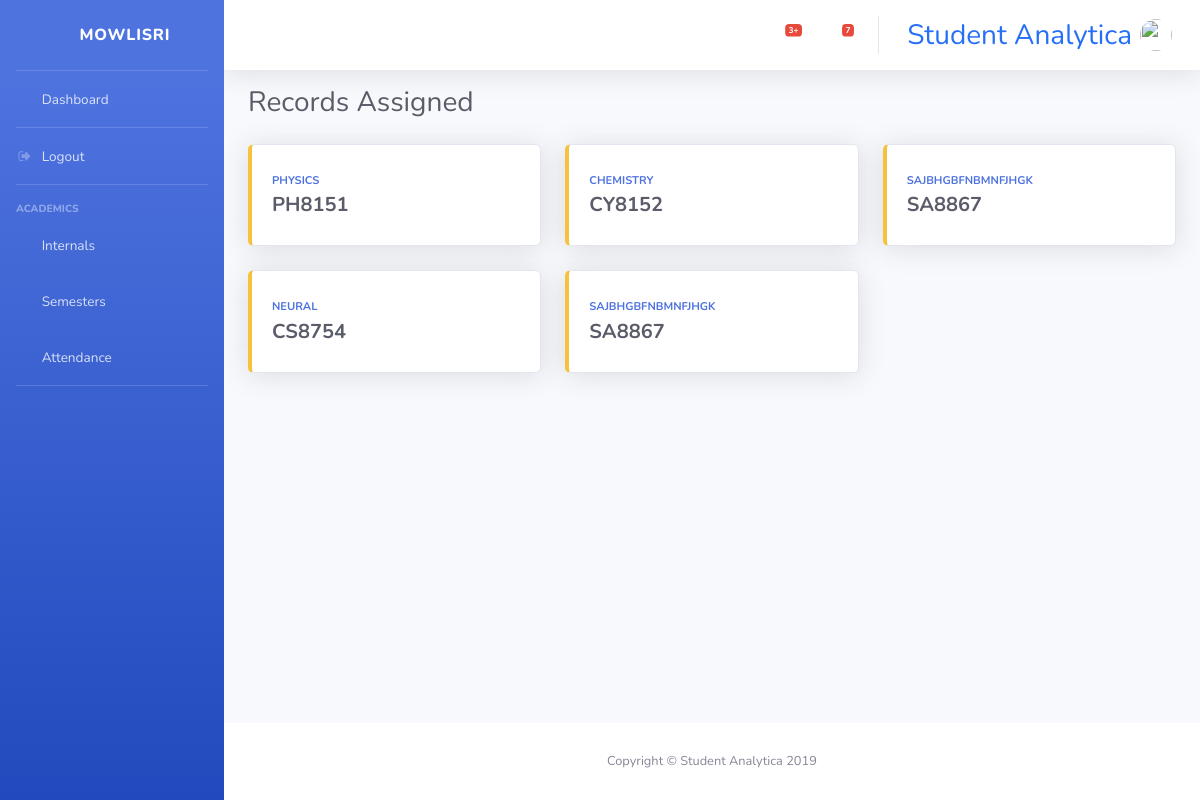
Screenshot of /academics/assigned_class/ (signed in) with the database file from the repository.
### console/models.py (models this page shows, shortened)
class SubjectAssign(models.Model):
    staff = models.ForeignKey(User, on_delete=models.CASCADE)
    subject = models.ForeignKey(Subject, on_delete=models.CASCADE)

class Subject(models.Model):
    CRED = (('1','1'),('2','2'),('3','3'),('4','4'),('5','5'),('6','6'))
    SEM = (('1','1'),('2','2'),('3','3'),('4','4'),('5','5'),('6','6'),('7','7'),('8','8'))
    subname = models.CharField(max_length=100)
    subcode = models.CharField(max_length=7)
    subcred = models.CharField(max_length=1, choices=CRED, default='1')
    sem = models.CharField(max_length=1, choices=SEM, default='1')

### console/views.py (the view)
# urls.py: path('academics/assigned_class/', views.assigned_class, name='assigned_class'),
def assigned_class(request):
    if request.user.is_staff:
        context={
            'classes': SubjectAssign.objects.filter(staff__username=request.user.username)
        }
        return render(request, 'console/academics/assigned_class.html', context)
    else:
        return redirect('internals')

### console/templates/console/academics/assigned_class.html
{% extends "base.html" %}
{% block content %}
<div class="d-sm-flex align-items-center justify-content-between mb-4">
<h1 class="h3 mb-0 text-gray-800">Records Assigned</h1>
</div>
<div class="row">
{% for class in classes %}
<div class="col-xl-4 col-md-6 mb-4">
    <a href="{% url 'internals' %}?subject-query={{class.subject.subcode}}" style="text-decoration: none;">
        <div class="card border-left-warning shadow h-100 py-2">
            <div class="card-body">
                <div class="row no-gutters align-items-center">
                    <div class="col mr-2">
                        <div class="text-xs font-weight-bold text-primary text-uppercase mb-1">{{class.subject.subname}}</div>
                        <div class="h5 mb-0 font-weight-bold text-gray-800">{{class.subject.subcode}}</div>
                    </div>
                    <div class="col-auto">
                        <i class="fas fa-book-reader fa-2x text-gray-300"></i>
                    </div>
                </div>
            </div>
        </div>
    </a>
</div>
{% endfor %}
</div>
{% endblock content %}

### console/templates/base.html (shortened to what this page needs)
{% load staticfiles %}
<!DOCTYPE html>
<html lang="en">
<head>
  <link href="{% static 'vendor/fontawesome-free/css/all.min.css' %}" rel="stylesheet" type="text/css">
  <link rel="stylesheet" href="https://cdnjs.cloudflare.com/ajax/libs/font-awesome/4.7.0/css/font-awesome.min.css">
  <link href="{% static 'css/sb-admin-2.min.css' %}" rel="stylesheet">
</head>
<body id="page-top">
  <div id="wrapper">
    <ul class="navbar-nav bg-gradient-primary sidebar sidebar-dark accordion" id="accordionSidebar">
      <a class="sidebar-brand d-flex align-items-center justify-content-center" href="">
        <div class="sidebar-brand-icon rotate-n-15">
          <i class="fas fa-laugh-wink"></i>
        </div>
        <div class="sidebar-brand-text mx-3">{{user.username}}</div>
      </a>
      <hr class="sidebar-divider my-0">
      <li class="nav-item">
        <a class="nav-link" href="{% url 'home' %}">
          <i class="fas fa-fw fa-tachometer-alt"></i>
          <span>Dashboard</span>
        </a>
      </li>
      <hr class="sidebar-divider my-0">
      <li class="nav-item">
        <a class="nav-link" href="{% url 'logout' %}">
          <i class="fa fa-fw fa-sign-out"></i>
          <span>Logout</span>
        </a>
      </li>
      <hr class="sidebar-divider">
      <div class="sidebar-heading">
        Academics
      </div>
      <li class="nav-item">
        <a class="nav-link collapsed" href="{% url 'assigned_class' %}">
          <i class="fas fa-fw fa-file-alt"></i>
          <span>Internals</span>
        </a>
      </li>
      <li class="nav-item">
        <a class="nav-link" href="{% url 'assigned_sem' %}">
          <i class="far fa-fw fa-copy"></i>
          <span>Semesters</span></a>
      </li>
      <li class="nav-item">
        <a class="nav-link" href="#">
          <i class="fas fa-fw fa-chart-area"></i>
          <span>Attendance</span></a>
      </li>
      <hr class="sidebar-divider d-none d-md-block">
    </ul>
    <div id="content-wrapper" class="d-flex flex-column">
      <div id="content">
        <nav class="navbar navbar-expand navbar-light bg-white topbar mb-3 static-top shadow">
          <ul class="navbar-nav ml-auto">
            <li class="nav-item dropdown no-arrow mx-1">
              <a class="nav-link dropdown-toggle" href="#" id="alertsDropdown" role="button" data-toggle="dropdown" aria-haspopup="true" aria-expanded="false">
                <i class="fas fa-bell fa-fw"></i>
                <span class="badge badge-danger badge-counter">3+</span>
              </a>
            </li>
            <li class="nav-item dropdown no-arrow mx-1">
              <a class="nav-link dropdown-toggle" href="#" id="messagesDropdown" role="button" data-toggle="dropdown" aria-haspopup="true" aria-expanded="false">
                <i class="fas fa-envelope fa-fw"></i>
                <span class="badge badge-danger badge-counter">7</span>
              </a>
            </li>
            <li class="nav-item">
              <a class="nav-link">
                <h3 class="mr-2 d-none d-lg-inline active" style="color: rgb(38, 111, 247); padding-top:10px">Student Analytica</h3>
                <img class="img-profile rounded-circle" src="{% static '{{user.profile.image}}' %}">
              </a>
            </li>
          </ul>
        </nav>
        <div class="container-fluid">
            {% block content %}
            {% endblock content %}
        </div>
      </div>
      <footer class="sticky-footer bg-white">
        <div class="container my-auto">
          <div class="copyright text-center my-auto">
            <span>Copyright &copy; Student Analytica 2019</span>
          </div>
        </div>
      </footer>
    </div>
  </div>
</body>
</html>

### rows the page displays
SubjectAssign: subject.subname "PHYSICS", subject.subcode "PH8151"
SubjectAssign: subject.subname "CHEMISTRY", subject.subcode "CY8152"
SubjectAssign: subject.subname "SAJBHGBFNBMNFJHGK", subject.subcode "SA8867"
SubjectAssign: subject.subname "NEURAL", subject.subcode "CS8754"
SubjectAssign: subject.subname "SAJBHGBFNBMNFJHGK", subject.subcode "SA8867"

### other values shown
{{ user.username }} "MOWLISRI"
